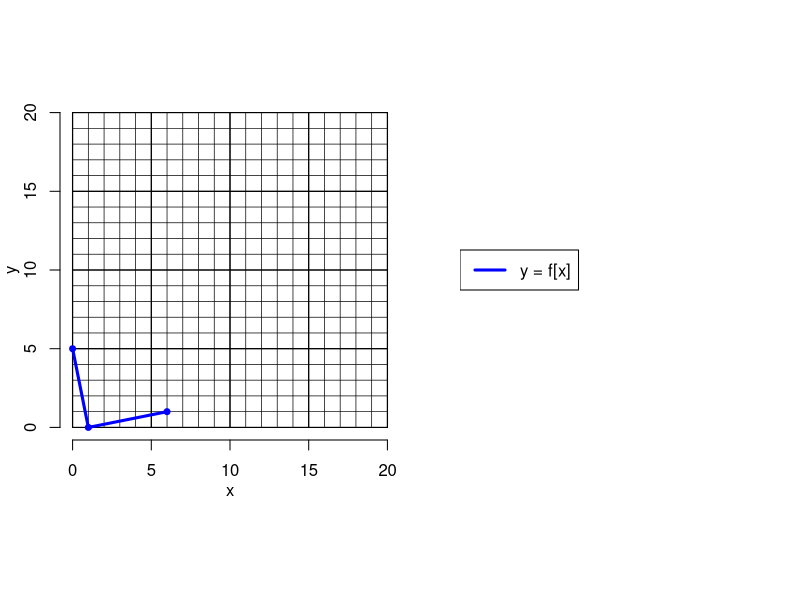
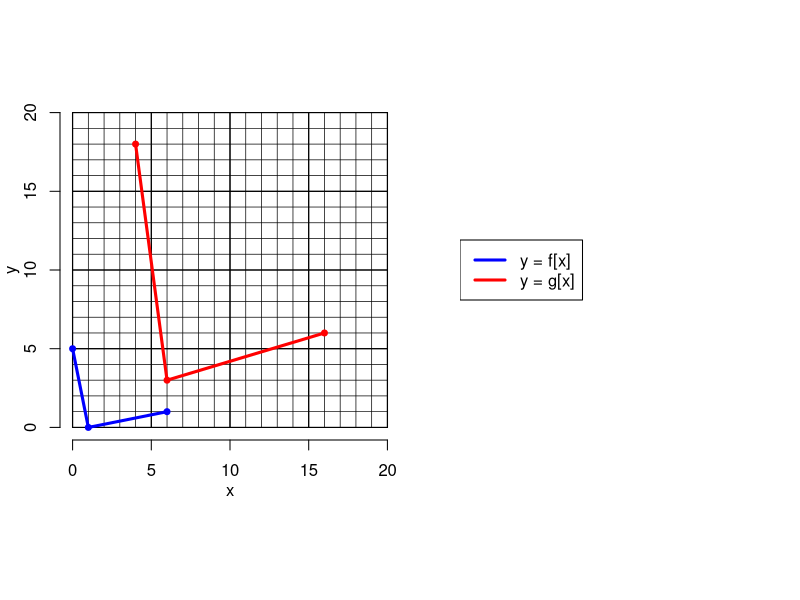

Reproduce these figures in R, in order.
## ---- chunk 1
exp_types = sample(1:8,2)
et1 = exp_types[1]
et2 = exp_types[2]
exp_frames = c("M\\cdot\\left(x+A\\right)",
               "M\\cdot x+A",
               "M\\cdot\\left(x-A\\right)",
               "M\\cdot x-A",
               "\\frac{x+A}{M}",
               "\\frac{x}{M}+A",
               "\\frac{x-A}{M}",
               "\\frac{x}{M}-A")

funcs = list(function(x,A,M){M*(x+A)},
             function(x,A,M){M*x+A},
             function(x,A,M){M*(x-A)},
             function(x,A,M){M*x-A},
             function(x,A,M){(x+A)/M},
             function(x,A,M){x/M+A},
             function(x,A,M){(x-A)/M},
             function(x,A,M){x/M-A}
             )
while(T){
    mults = sample(c(2:3),2)
    Mx = mults[1]
    My = mults[2]
    xspace1 = sample(1:3,1)
    yspace1 = sample(1:3,1)
    xspace2 = xspace1*mults[1]
    yspace2 = yspace1*mults[2]
    xbig = sort(sample(0:floor(20/xspace2),3))*xspace2
    ybig = sample(0:floor(20/yspace2),3)*yspace2
    shifts = sample(1:6,2)
    Ax = shifts[1]
    Ay = shifts[2]
    if(et1<5){
        xsmall = funcs[[9-et1]](xbig,Ax,Mx)
        x1 = xbig
        x2 = xsmall
    } else {
        xsmall = funcs[[et1]](xbig,Ax,Mx)
        x1 = xsmall
        x2 = xbig
    }
    if(et2<5){
        ysmall = funcs[[9-et2]](ybig,Ay,My)
        y1 = ysmall
        y2 = ybig
    } else {
        ysmall = funcs[[et2]](ybig,Ay,My)
        y1 = ybig
        y2 = ysmall
    }
    alldem = c(x1,x2,y1,y2)
    m11 = (y1[2]-y1[1])/(x1[2]-x1[1])
    m12 = (y1[3]-y1[2])/(x1[3]-x1[2])
    if(min(alldem)>=0 && max(alldem)<=20 && sum(alldem%%1==0)==12 && m11 != m12){break}
}


exp1 = exp_frames[et2]
exp1 = gsub("x","f{\\left[X\\right]}",exp1,fixed=T)
exp1 = gsub("A",Ay,exp1,fixed=T)
exp1 = gsub("M",My,exp1,fixed=T)
exp1 = gsub("X",exp_frames[et1],exp1,fixed=T)
exp1 = gsub("A",Ax,exp1,fixed=T)
exp1 = gsub("M",Mx,exp1,fixed=T)



ach = 0:20
al = paste0("* ",ach,collapse="\n")

## ---- chunk 2
par(mar=c(3,3,0,0),oma=c(0,0,0,0),pty="s",mfrow=c(1,2))
plot(0,0,"n",xlim=c(0,20),ylim=c(0,20),axes=F,ann=F)
for(i in 1:20){
    lines(c(i,i),c(0,20),lwd=0.7)
    lines(c(0,20),c(i,i),lwd=0.7)
}
for(i in seq(0,20,5)){
    lines(c(i,i),c(0,20),lwd=1.2)
    lines(c(0,20),c(i,i),lwd=1.2)
}
axis(1,line=0)
axis(2,line=0)
mtext("x",1,line=2)
mtext("y",2,line=2)
lines(x1,y1,col="blue",lwd=3)
points(x1,y1,col="blue",pch=19,cex=0.8)

# if(params$showsol==T){
#     lines(x2,y2,col="red",lwd=3)
#     points(x2,y2,col="red",pch=19,cex=0.8)
# }

plot(0,0,"n",axes=F,ann=F)
legend("left","y = f[x]",col="blue",lwd=3)
## ---- chunk 3
library(kableExtra)
x = paste0("##ANSWER",1:3,"##")
gx = paste0("##ANSWER",4:6,"##")
df = data.frame(x,gx)
colnames(df)=c("$x$","$y=g[x]$")
kable(df)
## ---- chunk 4
library(kableExtra)
x = paste0(x2)
gx = paste0(y2)
df = data.frame(x,gx)
colnames(df)=c("$x$","$g[x]$")
kable(df)
## ---- chunk 5
exp2 = exp_frames[et1]
exp2 = gsub("A",Ax,exp2,fixed=T)
exp2 = gsub("M",Mx,exp2,fixed=T)

## ---- chunk 6
exp3 = gsub("x",x2[1],exp1,fixed=T)
exp4 = exp_frames[et2]
exp4 = gsub("x","f{\\left[X\\right]}",exp4,fixed=T)
exp4 = gsub("X",x1[1],exp4,fixed=T)
exp4 = gsub("A",Ax,exp4,fixed=T)
exp4 = gsub("M",Mx,exp4,fixed=T)
exp5 = exp_frames[et2]
exp5 = gsub("x",y1[1],exp5,fixed=T)
exp5 = gsub("A",Ax,exp5,fixed=T)
exp5 = gsub("M",Mx,exp5,fixed=T)
## ---- chunk 7
exp3 = gsub("x",x2[2],exp1,fixed=T)
exp4 = exp_frames[et2]
exp4 = gsub("x","f{\\left[X\\right]}",exp4,fixed=T)
exp4 = gsub("X",x1[2],exp4,fixed=T)
exp4 = gsub("A",Ax,exp4,fixed=T)
exp4 = gsub("M",Mx,exp4,fixed=T)
exp5 = exp_frames[et2]
exp5 = gsub("x",y1[2],exp5,fixed=T)
exp5 = gsub("A",Ax,exp5,fixed=T)
exp5 = gsub("M",Mx,exp5,fixed=T)
## ---- chunk 8
exp3 = gsub("x",x2[3],exp1,fixed=T)
exp4 = exp_frames[et2]
exp4 = gsub("x","f{\\left[X\\right]}",exp4,fixed=T)
exp4 = gsub("X",x1[3],exp4,fixed=T)
exp4 = gsub("A",Ax,exp4,fixed=T)
exp4 = gsub("M",Mx,exp4,fixed=T)
exp5 = exp_frames[et2]
exp5 = gsub("x",y1[3],exp5,fixed=T)
exp5 = gsub("A",Ax,exp5,fixed=T)
exp5 = gsub("M",Mx,exp5,fixed=T)
## ---- chunk 9
par(mar=c(3,3,0,0),oma=c(0,0,0,0),pty="s",mfrow=c(1,2))
plot(0,0,"n",xlim=c(0,20),ylim=c(0,20),axes=F,ann=F)
for(i in 1:20){
    lines(c(i,i),c(0,20),lwd=0.7)
    lines(c(0,20),c(i,i),lwd=0.7)
}
for(i in seq(0,20,5)){
    lines(c(i,i),c(0,20),lwd=1.2)
    lines(c(0,20),c(i,i),lwd=1.2)
}
axis(1,line=0)
axis(2,line=0)
mtext("x",1,line=2)
mtext("y",2,line=2)
lines(x1,y1,col="blue",lwd=3)
points(x1,y1,col="blue",pch=19,cex=0.8)

lines(x2,y2,col="red",lwd=3)
points(x2,y2,col="red",pch=19,cex=0.8)

plot(0,0,"n",axes=F,ann=F)
legend("left",c("y = f[x]","y = g[x]"),col=c("blue","red"),lwd=c(3,3))
